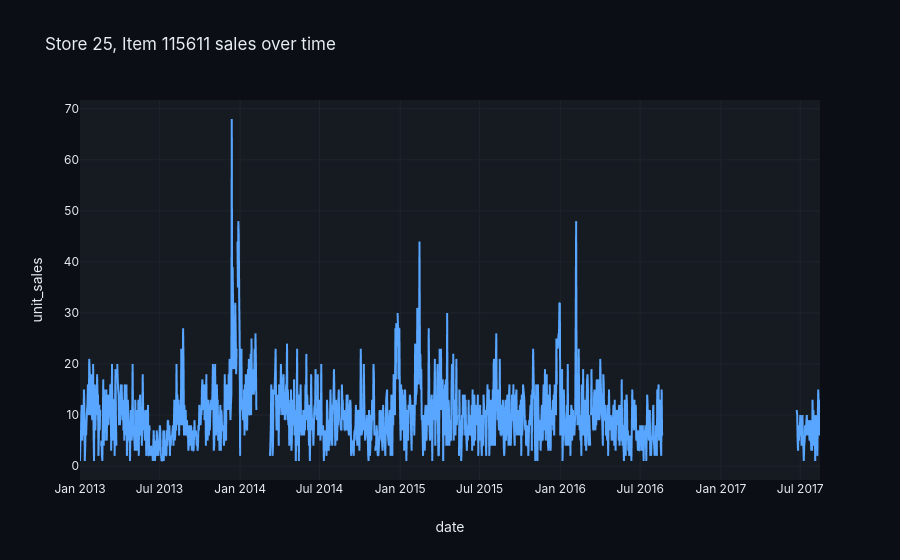

This figure's notebook cell:
### Code cell
fig = px.line(
    smooth_clean,
    x="date",
    y="unit_sales",
    title="Store 25, Item 115611 sales over time",
)
fig.show()

### Figure 1 — Plotly figure (JSON) as saved in the notebook; plotly's stock layout.template omitted (floating-point values rounded to 4 significant figures; data arrays with more than 128 entries replaced by an {"elided": "..."} marker saying what was removed)
{"data": [{"hovertemplate": "date=%{x}<br>unit_sales=%{y}<extra></extra>", "legendgroup": "", "line": {"color": "#58A6FF", "dash": "solid"}, "marker": {"symbol": "circle"}, "mode": "lines", "name": "", "showlegend": false, "type": "scattergl", "x": {"elided": "1688 str values"}, "xaxis": "x", "y": {"elided": "1688 float values"}, "yaxis": "y"}], "layout": {"legend": {"tracegroupgap": 0}, "title": {"text": "Store 25, Item 115611 sales over time"}, "xaxis": {"anchor": "y", "domain": [0, 1], "title": {"text": "date"}}, "yaxis": {"anchor": "x", "domain": [0, 1], "title": {"text": "unit_sales"}}}}
